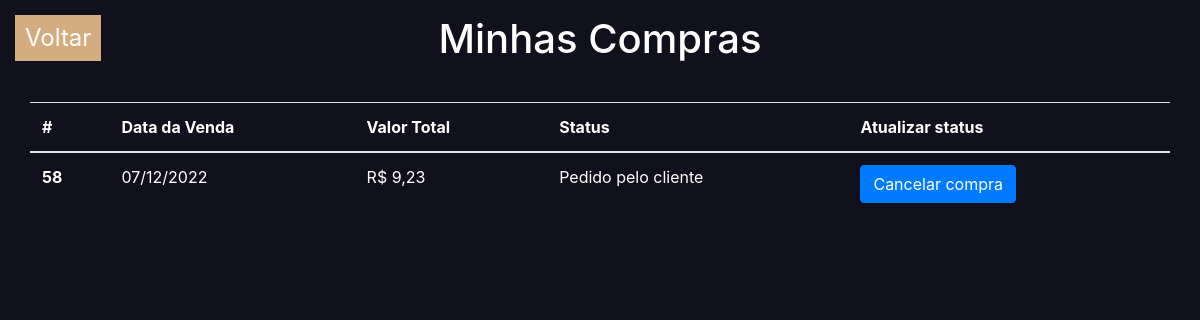
The app's page /area-restrita/usuario/minhasCompras.php (signed in) with its own data.
### tables this page shows
CREATE TABLE `tbvenda` (
  `idVenda` int(11) NOT NULL,
  `dataVenda` date DEFAULT NULL,
  `valorTotalVenda` decimal(6,2) DEFAULT NULL,
  `statusVenda` varchar(50) DEFAULT NULL,
  `idCliente` int(11) DEFAULT NULL
);

### model/Cliente.php (called while the page is built, shortened)
<?php
class Cliente
{
    private $idCliente;
    public function getIdCliente()
    {
        return $this->idCliente;
    }
    public function setIdCliente($idCliente)
    {
        $this->idCliente = $idCliente;
    }
}

### DAO/DAOVenda.php (called while the page is built, shortened)
<?php
require_once '../../model/Cliente.php';
class DAOVenda
{
    public static function listarPorCliente($cliente)
    {
        $conexao = Conexao::conectar();
        $querySelect = "SELECT idvenda, DATE_FORMAT(datavenda, '%d/%m/%Y') AS datavenda,
                            valortotalvenda, statusvenda, v.idcliente, nomecliente
                            FROM tbvenda v INNER JOIN tbcliente c
                            ON v.idcliente = c.idcliente
                            WHERE v.idcliente = " . $cliente->getIdCliente() . "
                            ORDER BY datavenda DESC,statusVenda ASC";
        $resultado = $conexao->query($querySelect);
        $lista = $resultado->fetchAll();
        return $lista;
    }
}

### area-restrita/usuario/minhasCompras.php (the view, shortened to what this page needs)
<!DOCTYPE html>
<html lang="pt-br">
<head>
    <link rel="stylesheet" href="https://stackpath.bootstrapcdn.com/bootstrap/4.1.3/css/bootstrap.min.css">
    <link rel="stylesheet" href="../../css/minhasCompras.css">
</head>
<body>
    <div class="container-fluid">
        <h1>Minhas Compras</h1>
        <button>
            <a href="Home.php">Voltar</a>
        </button>
        <?php
        require_once(__DIR__ .'/../../model/Cliente.php');
        require_once(__DIR__ .'/../../DAO/DAOVenda.php');
        try {
            $cliente = new Cliente();
            $cliente->setIdCliente($_SESSION['idcliente']);
            $listavenda = DAOVenda::listarPorCliente($cliente);
        } catch (Exception $e) {
            echo '<pre>';
            print_r($e);
            echo '</pre>';
            echo $e->getMessage();
        }
        ?>
        <div class="col pt-4">
            <table class="table table-striped">
                <thead>
                    <tr>
                        <th scope="col">#</th>
                        <th scope="col">Data da Venda</th>
                        <th scope="col">Valor Total</th>
                        <th scope="col">Status</th>
                        <th scope="col">Atualizar status</th>
                    </tr>
                </thead>
                <tbody>
                    <?php
                    foreach ($listavenda as $venda) {
                        switch ($venda['statusvenda']) {
                            case 1:
                                $status = 'Pedido pelo cliente';
                                break;
                        }
                    ?>
                        <tr>
                            <th scope="row"><?php echo $venda['idvenda']; ?></th>
                            <td><?php echo $venda['datavenda']; ?></td>
                            <td>R$ <?php echo number_format($venda['valortotalvenda'], 2, ',', '.'); ?></td>
                            <td><?php echo $status; ?></td>
                            <?php
                            switch ($venda['statusvenda']) {
                                case 1:
                            ?>
                                    <td><a data-toggle="modal" data-target="#modalStatusVenda" class="btn btn-primary" onclick="enviarIdVenda('<?php echo $venda['idvenda']; ?>')">Cancelar compra</a></td>
                            <?php
                                    break;
                            }
                            ?>
                        </tr>
                    <?php } ?>
                </tbody>
            </table>
        </div>
    </div>
</body>
</html>

### css/minhasCompras.css (style rules this page uses)
html, body { overflow-x: hidden; }
body { background-color: #11101d; color: #fff; width: 100vw; padding-bottom: 30px; }
h1 { text-align: center; margin: 15px 0; }
button { border:none; display: inline-block; font-size: 1.5rem; padding: 5px 10px; background: #d3ad7f; cursor: pointer; text-decoration: none; position: fixed; top: 15px; left: 15px; z-index: 9999; }
button a { color: #fff; text-decoration: none; }

### records on screen
tbvenda: idVenda "58", datavenda "07/12/2022", valorTotalVenda "9,23", statusVenda "Pedido pelo cliente"
